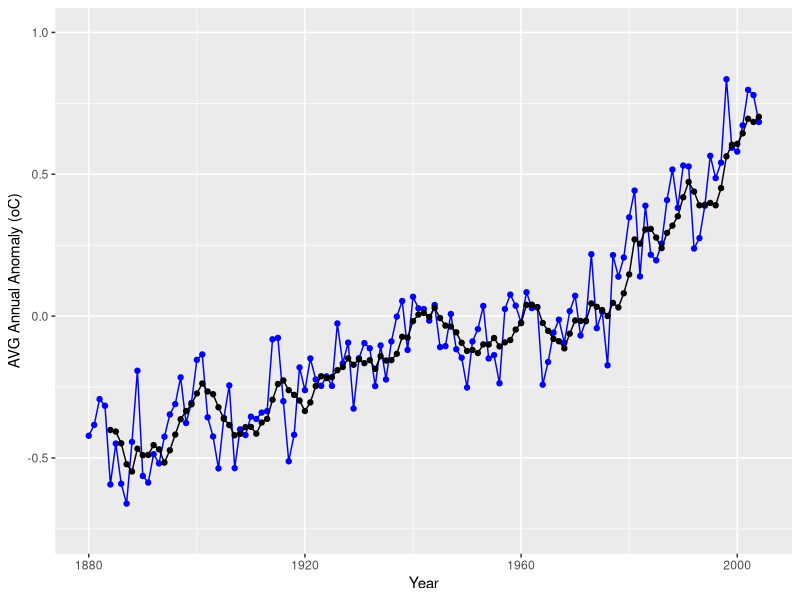

The R source for this figure:
#SMA from Time series Douglas Page23
library(readr)
library(magrittr)
library(dplyr)
library(ggplot2)
library(TTR)
NasaGiss <- read_csv("NasaGiss.csv")
#blue
NasaGiss <- NasaGiss %>% mutate(Avg = (Jan+Feb+Mar+Apr+May+Jun+Jul+Aug+Sep+Oct+Nov+Dec)/12.0) %>% select(Year,Avg)
#black
NasaGiss$SMA <- SMA(NasaGiss$Avg,5) #TTR lib
ggplot(NasaGiss,aes(Year))+geom_line(aes(y=NasaGiss$Avg),color="blue")+geom_point(aes(y=NasaGiss$Avg),color="blue")+ylim(-0.75,1)+geom_line(aes(y=NasaGiss$SMA),color="black")+geom_point(aes(y=NasaGiss$SMA),color="black")+labs(y="AVG Annual Anomaly (oC)")
